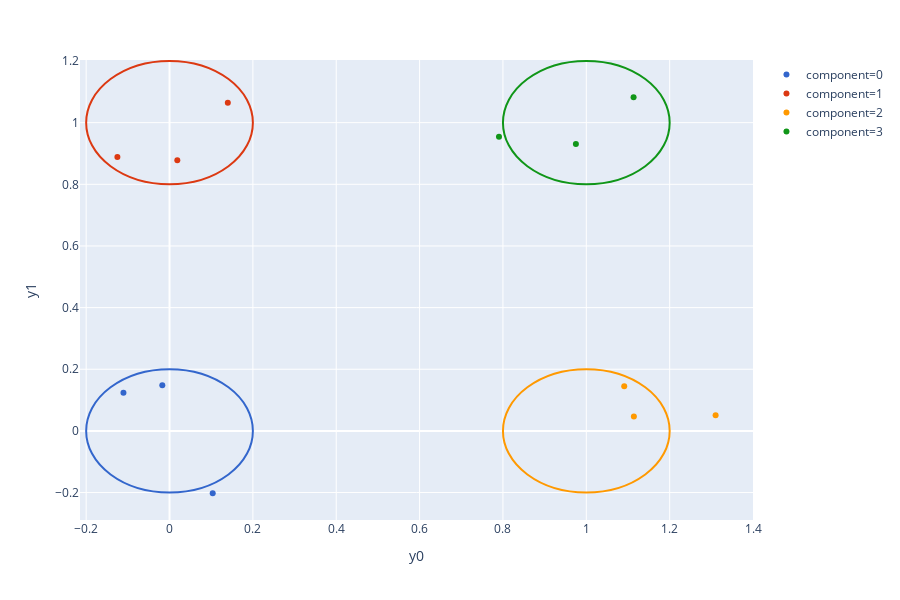

Source (notebook cell):
### Markdown cell above
Below we visualize the distribution of the generated data points $\{x_j\}_{j \in [n]}$ and use the color to denote the component memberships $\{c_j\}_{j \in [n]}$ of each point. In addition, we display contours at one standard deviation for each of the Gaussians in the mixture.

### Code cell
def draw_points_and_components(ys, components, mus, sigmas):
    df = pd.DataFrame({
        'y0': ys[:,0],
        'y1': ys[:,1],
        'component': components.astype(str),
    }).sort_values(by='component')
    palette = px.colors.qualitative.G10
    fig = px.scatter(df, x='y0', y='y1', color='component', color_discrete_sequence=palette)

    shapes = list()
    _k = mus.shape[0]
    for l in range(_k):
        x0, y0 = mus[l,:] - 2*sigmas[l] # 2 sigma for 95% contour
        x1, y1 = mus[l,:] + 2*sigmas[l]
        shapes.append(dict(
            type="circle",
            xref="x",
            yref="y",
            x0=x0,
            y0=y0,
            x1=x1,
            y1=y1,
            line_color=palette[l]
        ))
    fig.update_layout(shapes=shapes)
    return fig

fig = draw_points_and_components(
    np.vstack([prior_sample.get_variable(gmm.y(i)).squeeze()[-1].detach().numpy() for i in range(n)]),
    np.array([prior_sample.get_variable(gmm.component(i)).squeeze()[-1].item() for i in range(n)]),
    np.vstack([prior_sample.get_variable(gmm.mu(i)).squeeze()[-1].detach().numpy() for i in range(k)]),
    np.array([prior_sample.get_variable(gmm.sigma(i)).squeeze()[-1].item() for i in range(k)]),
)
fig.show()

### Figure 1 — Plotly figure (JSON) as saved in the notebook; plotly's stock layout.template omitted (floating-point values rounded to 4 significant figures)
{"data": [{"hoverlabel": {"namelength": 0}, "hovertemplate": "component=0<br>y0=%{x}<br>y1=%{y}", "legendgroup": "component=0", "marker": {"color": "#3366CC", "symbol": "circle"}, "mode": "markers", "name": "component=0", "showlegend": true, "type": "scatter", "x": [-0.01732, 0.1036, -0.1105], "xaxis": "x", "y": [0.1478, -0.2023, 0.1236], "yaxis": "y"}, {"hoverlabel": {"namelength": 0}, "hovertemplate": "component=1<br>y0=%{x}<br>y1=%{y}", "legendgroup": "component=1", "marker": {"color": "#DC3912", "symbol": "circle"}, "mode": "markers", "name": "component=1", "showlegend": true, "type": "scatter", "x": [-0.125, 0.1398, 0.0187], "xaxis": "x", "y": [0.8888, 1.064, 0.8778], "yaxis": "y"}, {"hoverlabel": {"namelength": 0}, "hovertemplate": "component=2<br>y0=%{x}<br>y1=%{y}", "legendgroup": "component=2", "marker": {"color": "#FF9900", "symbol": "circle"}, "mode": "markers", "name": "component=2", "showlegend": true, "type": "scatter", "x": [1.091, 1.114, 1.31], "xaxis": "x", "y": [0.1445, 0.04633, 0.05043], "yaxis": "y"}, {"hoverlabel": {"namelength": 0}, "hovertemplate": "component=3<br>y0=%{x}<br>y1=%{y}", "legendgroup": "component=3", "marker": {"color": "#109618", "symbol": "circle"}, "mode": "markers", "name": "component=3", "showlegend": true, "type": "scatter", "x": [1.113, 0.7905, 0.975], "xaxis": "x", "y": [1.082, 0.9542, 0.9309], "yaxis": "y"}], "layout": {"height": 600, "legend": {"tracegroupgap": 0}, "margin": {"t": 60}, "shapes": [{"line": {"color": "#3366CC"}, "type": "circle", "x0": -0.2, "x1": 0.2, "xref": "x", "y0": -0.2, "y1": 0.2, "yref": "y"}, {"line": {"color": "#DC3912"}, "type": "circle", "x0": -0.2, "x1": 0.2, "xref": "x", "y0": 0.8, "y1": 1.2, "yref": "y"}, {"line": {"color": "#FF9900"}, "type": "circle", "x0": 0.8, "x1": 1.2, "xref": "x", "y0": -0.2, "y1": 0.2, "yref": "y"}, {"line": {"color": "#109618"}, "type": "circle", "x0": 0.8, "x1": 1.2, "xref": "x", "y0": 0.8, "y1": 1.2, "yref": "y"}], "xaxis": {"anchor": "y", "domain": [0, 1], "title": {"text": "y0"}}, "yaxis": {"anchor": "x", "domain": [0, 1], "title": {"text": "y1"}}}}
